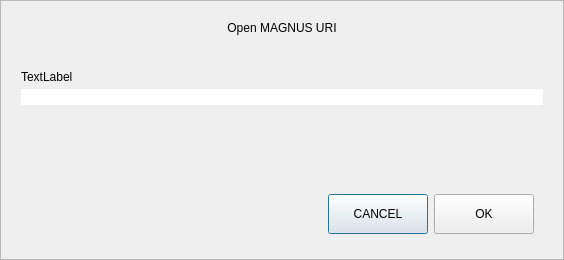
<?xml version="1.0" encoding="UTF-8"?>
<ui version="4.0">
 <class>OpenURIDialog</class>
 <widget class="QDialog" name="OpenURIDialog">
  <property name="geometry">
   <rect>
    <x>0</x>
    <y>0</y>
    <width>564</width>
    <height>260</height>
   </rect>
  </property>
  <property name="windowTitle">
   <string>Open URI</string>
  </property>
  <layout class="QVBoxLayout" name="verticalLayout">
   <property name="spacing">
    <number>0</number>
   </property>
   <property name="leftMargin">
    <number>0</number>
   </property>
   <property name="topMargin">
    <number>0</number>
   </property>
   <property name="rightMargin">
    <number>0</number>
   </property>
   <property name="bottomMargin">
    <number>0</number>
   </property>
   <item>
    <widget class="QFrame" name="frame">
     <property name="frameShape">
      <enum>QFrame::StyledPanel</enum>
     </property>
     <property name="frameShadow">
      <enum>QFrame::Raised</enum>
     </property>
     <layout class="QVBoxLayout" name="verticalLayout_2">
      <property name="spacing">
       <number>5</number>
      </property>
      <property name="leftMargin">
       <number>20</number>
      </property>
      <property name="topMargin">
       <number>20</number>
      </property>
      <property name="rightMargin">
       <number>20</number>
      </property>
      <property name="bottomMargin">
       <number>16</number>
      </property>
      <item>
       <widget class="QLabel" name="labelTitle">
        <property name="text">
         <string>Open MAGNUS URI</string>
        </property>
        <property name="alignment">
         <set>Qt::AlignCenter</set>
        </property>
       </widget>
      </item>
      <item>
       <spacer name="verticalSpacer_2">
        <property name="orientation">
         <enum>Qt::Vertical</enum>
        </property>
        <property name="sizeType">
         <enum>QSizePolicy::Fixed</enum>
        </property>
        <property name="sizeHint" stdset="0">
         <size>
          <width>20</width>
          <height>30</height>
         </size>
        </property>
       </spacer>
      </item>
      <item>
       <widget class="QLabel" name="labelSubtitle">
        <property name="text">
         <string notr="true">TextLabel</string>
        </property>
       </widget>
      </item>
      <item>
       <layout class="QHBoxLayout" name="horizontalLayout">
        <property name="spacing">
         <number>0</number>
        </property>
        <item>
         <widget class="QValidatedLineEdit" name="uriEdit">
          <property name="styleSheet">
           <string notr="true">#uriEdit{
	border-top-right-radius:0px;
	border-bottom-right-radius:0px;
}</string>
          </property>
         </widget>
        </item>
       </layout>
      </item>
      <item>
       <spacer name="verticalSpacer">
        <property name="orientation">
         <enum>Qt::Vertical</enum>
        </property>
        <property name="sizeHint" stdset="0">
         <size>
          <width>20</width>
          <height>40</height>
         </size>
        </property>
       </spacer>
      </item>
      <item>
       <widget class="QWidget" name="widget" native="true">
        <property name="minimumSize">
         <size>
          <width>0</width>
          <height>50</height>
         </size>
        </property>
        <layout class="QHBoxLayout" name="horizontalLayout_2">
         <item>
          <spacer name="horizontalSpacer">
           <property name="orientation">
            <enum>Qt::Horizontal</enum>
           </property>
           <property name="sizeHint" stdset="0">
            <size>
             <width>289</width>
             <height>20</height>
            </size>
           </property>
          </spacer>
         </item>
         <item>
          <widget class="QPushButton" name="pushButtonCancel">
           <property name="minimumSize">
            <size>
             <width>100</width>
             <height>40</height>
            </size>
           </property>
           <property name="text">
            <string>CANCEL</string>
           </property>
          </widget>
         </item>
         <item>
          <widget class="QPushButton" name="pushButtonOK">
           <property name="minimumSize">
            <size>
             <width>100</width>
             <height>40</height>
            </size>
           </property>
           <property name="text">
            <string>OK</string>
           </property>
          </widget>
         </item>
        </layout>
       </widget>
      </item>
     </layout>
    </widget>
   </item>
  </layout>
 </widget>
 <customwidgets>
  <customwidget>
   <class>QValidatedLineEdit</class>
   <extends>QLineEdit</extends>
   <header>qvalidatedlineedit.h</header>
  </customwidget>
 </customwidgets>
 <resources/>
 <connections/>
</ui>
